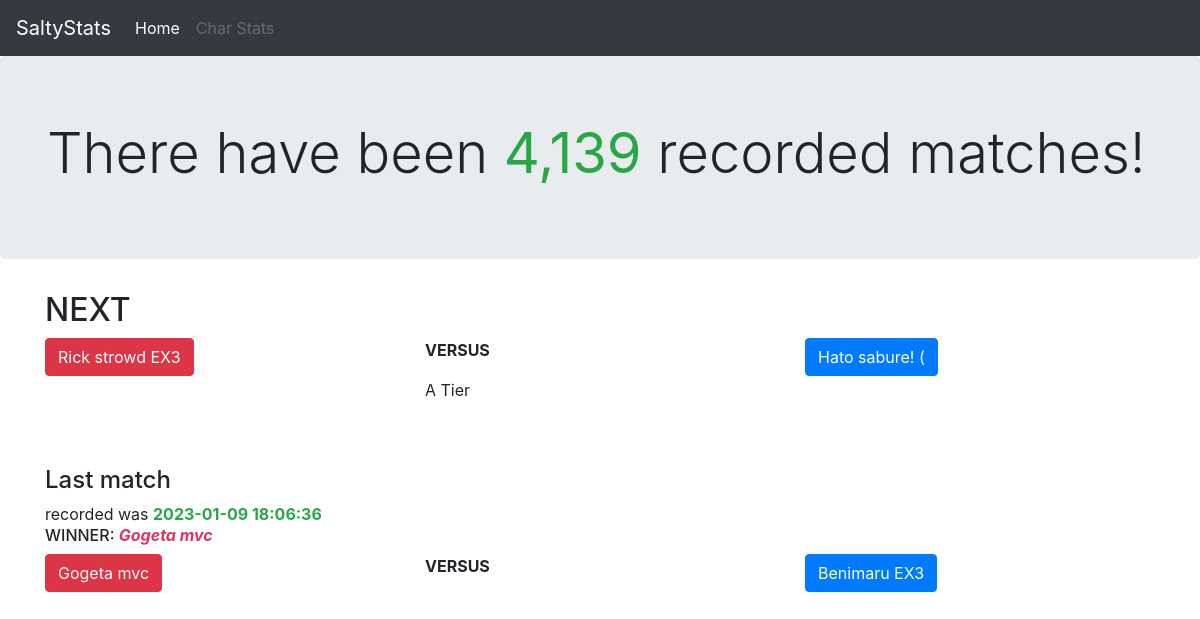
The page / on the database its author committed.
### tables this page shows
CREATE TABLE "CurMatch"
(
	date text
		constraint CurMatch_pk
			primary key,
	c_red_char text,
	c_blue_char text,
	tier text
);

### app.py (the view)
@app.route('/')
def hello_world():
    count = SQL.run()
    last_match = Match.LastMatch(SQL.last_match())
    next_match = Match.NextMatch(SQL.next_match())
    next_red_stats = Char(SQL.char(next_match.red_name), next_match.red_name)
    next_blue_stats = Char(SQL.char(next_match.blue_name), next_match.blue_name)
    if last_match.winner in last_match.red_name:
        win_color = "#dc3561"  # red team
    else:
        win_color = "#1d7bff"  # blue team
    return render_template("index.html", latest_match=last_match, count=count[0][0], win_color=win_color,
                           next_match=next_match, next_red_stats=next_red_stats, next_blue_stats=next_blue_stats)

### SQL.py (called while the page is built)
def run():
    conn = sqlite3.connect('salty.db')
    c = conn.cursor()
    c.execute("SELECT COUNT(*) FROM MatchStats")
    data = c.fetchall()
    conn.commit()
    conn.close()
    return data

def next_match():
    conn = sqlite3.connect('salty.db')
    c = conn.cursor()
    c.execute("SELECT * FROM CurMatch ORDER BY date DESC LIMIT 1")
    data = c.fetchall()
    conn.commit()
    conn.close()
    return data

def last_match():
    conn = sqlite3.connect('salty.db')
    c = conn.cursor()
    c.execute("SELECT * FROM MatchStats ORDER BY date DESC LIMIT 1")
    data = c.fetchall()
    conn.commit()
    conn.close()
    return data

def char(char):
    conn = sqlite3.connect('salty.db')
    c = conn.cursor()
    c.execute("SELECT * FROM MatchStats WHERE red_char LIKE ? or blue_char LIKE ?", (char, char))
    data = c.fetchall()
    conn.commit()
    conn.close()
    return data

### templates/index.html (shortened to what this page needs)
<!doctype html>
<html lang="en">
<head>
    <link rel="stylesheet" href="https://stackpath.bootstrapcdn.com/bootstrap/4.5.2/css/bootstrap.min.css">
</head>
<body>
    <nav class="navbar navbar-expand-lg navbar-dark bg-dark">
        <a class="navbar-brand" href="/">SaltyStats</a>
        <div class="collapse navbar-collapse" id="navbarSupportedContent">
            <ul class="navbar-nav mr-auto">
                <li class="nav-item active">
                    <a class="nav-link disabled" href="#">Home <span class="sr-only">(current)</span></a>
                </li>
                <li class="nav-item">
                    <a class="nav-link disabled" href="/char_stats">Char Stats</a>
                </li>
            </ul>
        </div>
    </nav>
      <div class="jumbotron" id="data">
        <div class="container">
            <h1 class="display-4"> There have been <span style="color: #28a745"><strong>{{ "{:,}".format(count) }}</strong></span> recorded matches! </h1>
        </div>
      </div>
      <div class="container align-content-center" id="content">
          <h2>NEXT</h2>
          <div class="row">
              <div class="col-sm">
                <a href="/char_stats/{{ next_match.red_name }}" class="btn btn-danger" role="button">{{ next_match.red_name }}</a>
              </div>
              <div class="col-sm">
                  <p><strong>VERSUS</strong></p>
                  <p> {{ next_match.tier }} </p>
              </div>
              <div class="col-sm">
                <a href="/char_stats/{{ next_match.blue_name }}" class="btn btn-primary" role="button">{{ next_match.blue_name }}</a>
              </div>
          </div>
          <br><br>
              <h4> Last match</h4> recorded was <span style="color: #28a745"><strong>{{ latest_match.date }}</strong></span>
              <h6>WINNER: <i><span style="color: {{ win_color }}"><strong>{{ latest_match.winner }}</strong></span></i></h6>
          <div class="row">
              <div class="col-sm">
                  <a href="/char_stats/{{ latest_match.red_name }}" class="btn btn-danger" role="button">{{ latest_match.red_name }}</a>
              </div>
              <div class="col-sm"  >
                  <strong>VERSUS</strong><br><br>
              </div>
              <div class="col-sm">
                  <a href="/char_stats/{{ latest_match.blue_name }}" class="btn btn-primary" role="button">{{ latest_match.blue_name }}</a>
              </div>
          </div>
      </div>
</body>
</html>

### rows shown on the page
CurMatch: red_name "Rick strowd EX3", tier "A Tier", blue_name "Hato sabure! ("

### other values the page prints
{{ "{:,}".format(count) }} "4,139"
{{ latest_match.date }} "2023-01-09 18:06:36"
{{ latest_match.winner }} "Gogeta mvc"
{{ latest_match.red_name }} "Gogeta mvc"
{{ latest_match.blue_name }} "Benimaru EX3"
